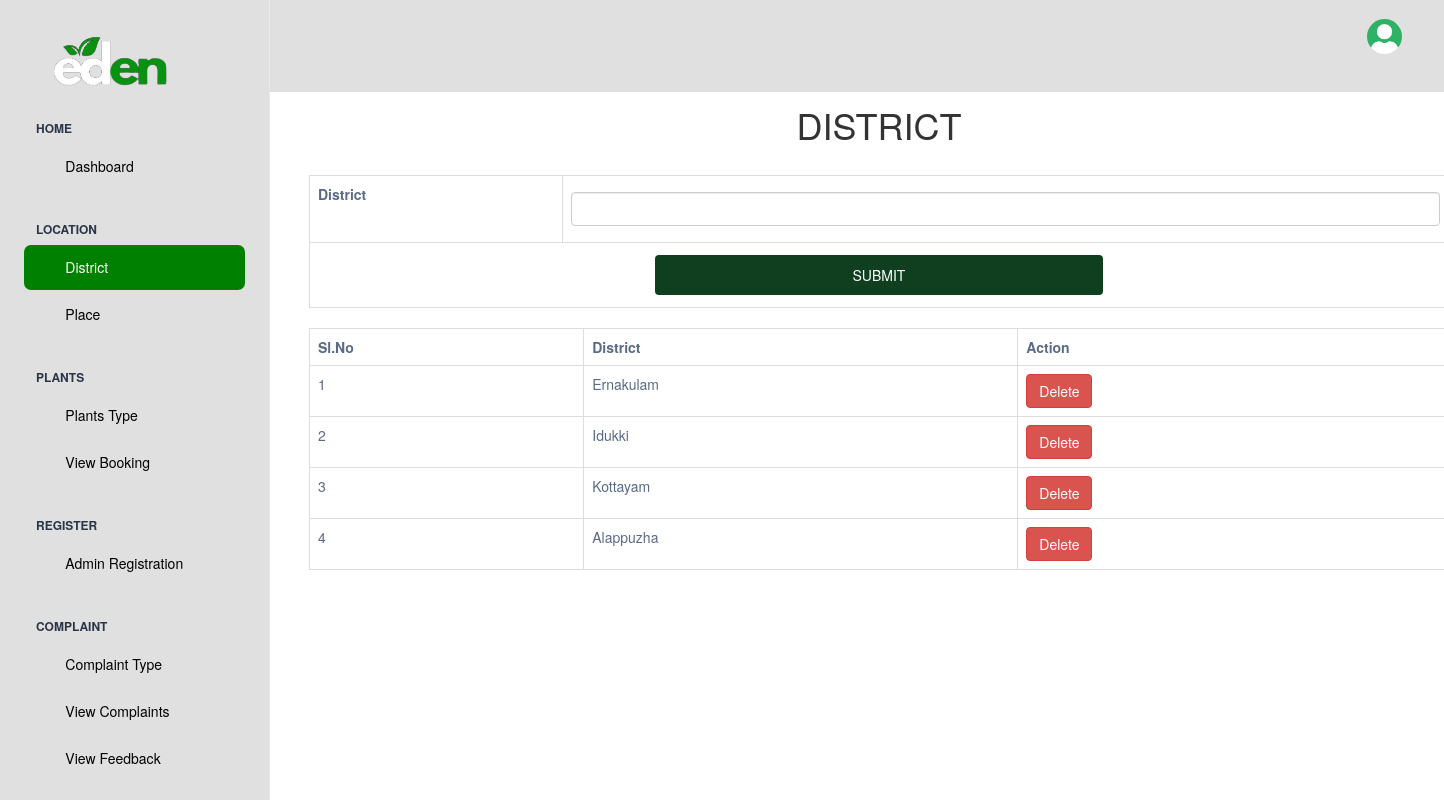
Page /Project/Admin/District.php on the committed database.
### tables this page shows
CREATE TABLE `tbl_district` (
  `district_id` int(11) NOT NULL auto_increment,
  `district_name` varchar(100) NOT NULL,
  PRIMARY KEY  (`district_id`)
);

### Project/Admin/District.php (the view, shortened to what this page needs)
<?php
include('Head.php');
?>
<!DOCTYPE html PUBLIC "-//W3C//DTD XHTML 1.0 Transitional//EN" "http://www.w3.org/TR/xhtml1/DTD/xhtml1-transitional.dtd">
<html xmlns="http://www.w3.org/1999/xhtml">
<head>
<link href="https://maxcdn.bootstrapcdn.com/bootstrap/3.3.7/css/bootstrap.min.css" rel="stylesheet">
</head>
<body>
<div class="container">
        <form method="post">
            <div class="text-center">
                <h1>DISTRICT</h1><br />
            </div>
            <table class="table table-bordered">
                <tr>
                    <th>District</th>
                    <td><input type="text" name="dis_district" required="required" autocomplete="off"
                            class="form-control"></td>
                </tr>
                <tr>
                    <td colspan="2" class="text-center"><input type="submit" name="btn" value="SUBMIT"
                            class="btn btn-primary"></td>
                </tr>
            </table>
        </form>
        <table class="table table-bordered">
            <tr>
                <th>Sl.No</th>
                <th>District</th>
                <th>Action</th>
            </tr>
            <?php
$i = 0;
$selQry = "select * from tbl_district";
$data = mysql_query($selQry);
while ($row = mysql_fetch_array($data)) {
    $i++;
    ?>
            <tr>
                <td><?php echo $i ?></td>
                <td> <?php echo $row["district_name"]?> </td>
                <td><a href="District.php?did=<?php echo $row["district_id"]?>" class="btn btn-danger">Delete</a></td>
            </tr>
            <?php
}
?>
        </table>
    </div>
</body>
<?php
include('Foot.php');
?>
</html>

### Project/Assets/Templates/form.css (style rules this page uses)
input[type=text],[type=password],[type=email],[type=date], select { width: 100%; padding: 12px 20px; margin: 8px 0; display: inline-block; border: 1px solid #ccc; border-radius: 4px; box-sizing: border-box; }
input[type=submit] { width: 40%; background-color: rgb(15 63 31); color: white; padding: 10px; margin: 4px 0; border: none; border-radius: 4px; cursor: pointer; }

### rows in the picture
tbl_district: district_name "Ernakulam"
tbl_district: district_name "Idukki"
tbl_district: district_name "Kottayam"
tbl_district: district_name "Alappuzha"
